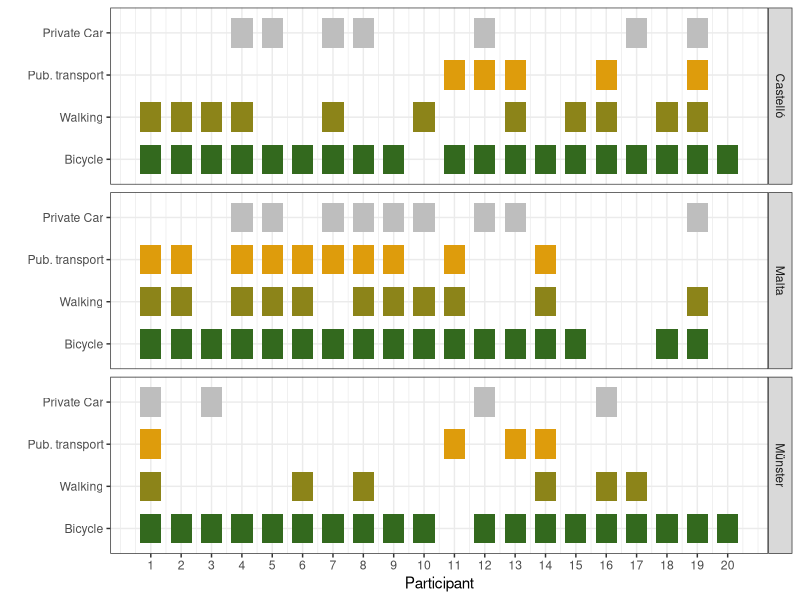
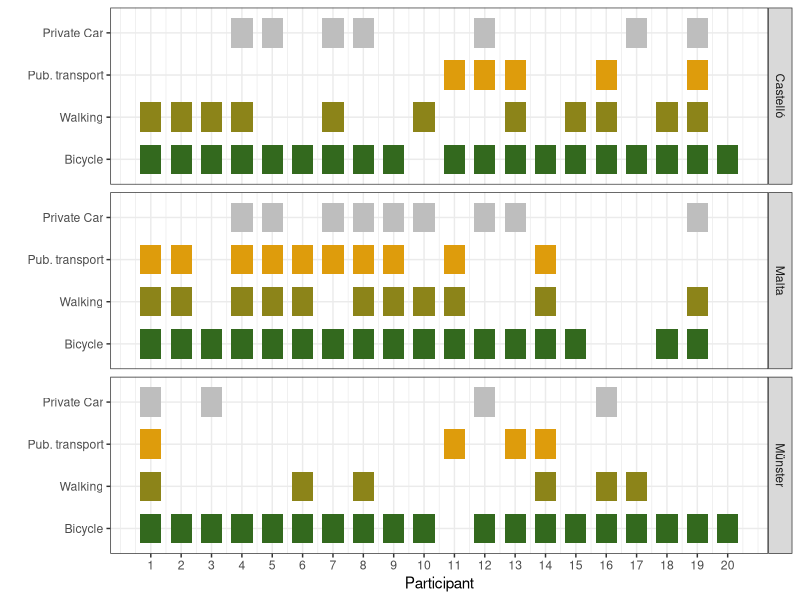

Write R code to recreate these figures, in order.
# Description: This script generates the graphs for anlyzing 
# reported mode of transportantion based on and the absence / presence matrix
#
# Comments: set your working directory to 
# Author: Diego Pajarito 


# Setup 

library(ggplot2)
table_answers <- read.csv('data/Questionnaire_Answers.csv')
mode_values <- c(1,2,3,4)
mode_labels <- c("Bicycle", "Walking", "Pub. transport", "Private Car")
mode_factors <- factor(mode_values)

# Participants reporting mode of transportation 

transport_city <- data.frame(table_answers$Participant, table_answers$City, table_answers$dem_transport_bicycle, table_answers$dem_transport_walk, 
                       table_answers$dem_transport_public, table_answers$dem_transport_car)

names(transport_city) <- c("participant", "city", "bicycle", "walking", "public_transport", "private_car")

#data preparation
# Participants position
transport_city$participant[transport_city$city == "Castelló"] <- transport_city$participant[transport_city$city == "Castelló"] - 20
transport_city$participant[transport_city$city == "Malta"] <- transport_city$participant[transport_city$city == "Malta"] - 40
# Bicicle = 1
transport_city$bicycle[is.na(transport_city$bicycle)] <- 0
# Walking = 2
transport_city$walking[is.na(transport_city$walking)] <- 0
transport_city$walking[transport_city$walking != 0] <- 2
# Public Transport = 3
transport_city$public_transport[is.na(transport_city$public_transport)] <- 0
transport_city$public_transport[transport_city$public_transport != 0] <- 3
# car = 4
transport_city$private_car[is.na(transport_city$private_car)] <- 0
transport_city$private_car[transport_city$private_car != 0] <- 4



transport_grid_bicycle <- data.frame ( transport_city$participant, transport_city$bicycle, transport_city$bicycle, transport_city$city )
names(transport_grid_bicycle) <- c("X", "Y", "Z", "city")
transport_grid_walking <- data.frame ( transport_city$participant, transport_city$walking, transport_city$walking, transport_city$city )
names(transport_grid_walking) <- c("X", "Y", "Z", "city")
transport_grid_public <- data.frame ( transport_city$participant, transport_city$public_transport, transport_city$public_transport, transport_city$city )
names(transport_grid_public) <- c("X", "Y", "Z", "city")
transport_grid_private <- data.frame ( transport_city$participant, transport_city$private_car, transport_city$private_car, transport_city$city )
names(transport_grid_private) <- c("X", "Y", "Z", "city")
transport_grid <- rbind(transport_grid_bicycle, transport_grid_walking, transport_grid_public, transport_grid_private )
transport_grid <- transport_grid[transport_grid$Z>0, ]
transport_grid$Y <- factor(transport_grid$Y, mode_factors, labels = mode_labels )

ggplot(transport_grid, aes(X, Y, z= Z)) + 
  geom_tile(aes(fill = Z, width=0.7, height=0.7)) + 
  scale_fill_gradientn(colours = c( "#33691e", "orange", "gray"), values = c(0,0.8,1)) +
  theme_bw() + 
  scale_x_continuous(breaks = seq(1:20)) +
  facet_grid(city ~ .) + xlab("Participant") + ylab("") +
  theme(legend.position="none")
  


svg(filename="graphs/A_transport_tode_graph1.svg", 
    width=6, height=4, pointsize=10)
ggplot(transport_grid, aes(X, Y, z= Z)) + 
  geom_tile(aes(fill = Z, width=0.7, height=0.7)) + 
  scale_fill_gradientn(colours = c( "#33691e", "orange", "gray"), values = c(0,0.8,1)) +
  theme_bw() + 
  scale_x_continuous(breaks = seq(1:20)) +
  facet_grid(city ~ .) + xlab("Participant") + ylab("") +
  theme(legend.position="none")
dev.off()



